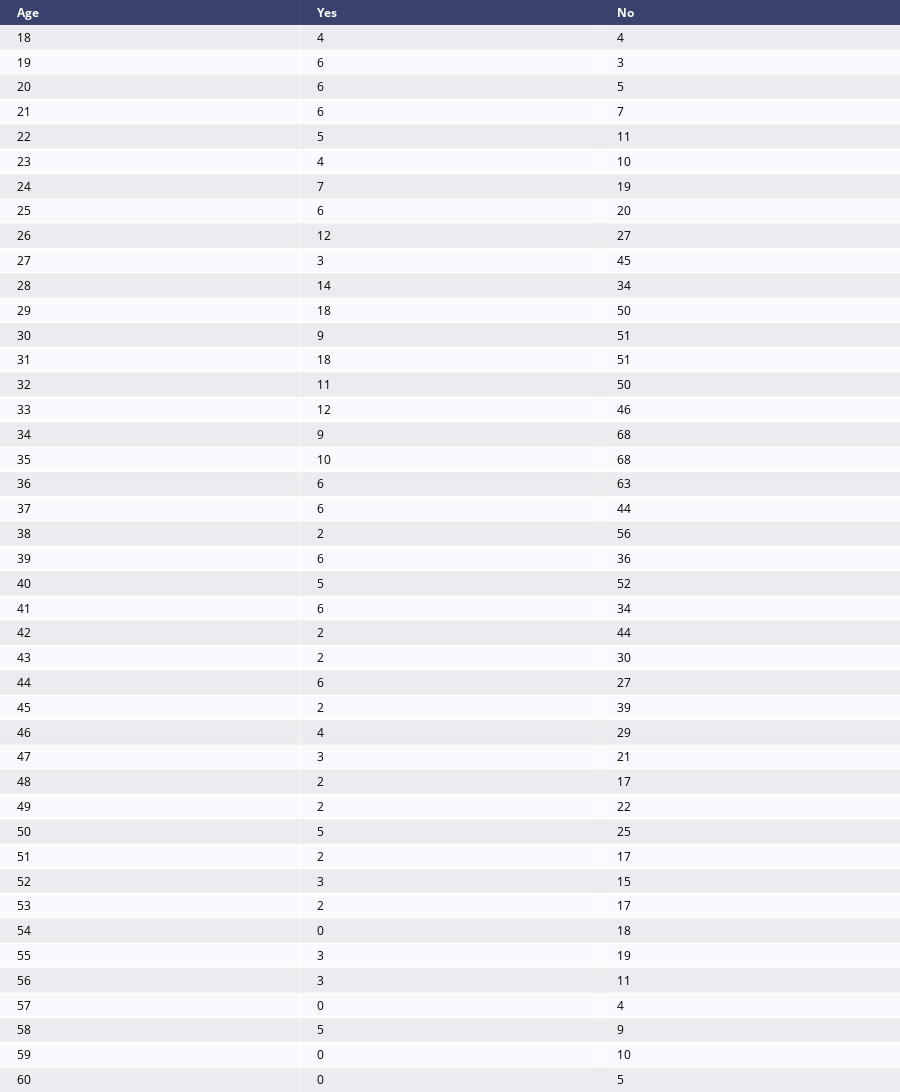

Write notebook code for a chart like this one.
### Code cell
fig = ff.create_table(age2, height_constant=60)
fig.show()

### Figure 1 — Plotly figure (JSON) as saved in the notebook; plotly's stock layout.template omitted (floating-point values rounded to 4 significant figures; data arrays with more than 128 entries replaced by an {"elided": "..."} marker saying what was removed)
{"data": [{"colorscale": [[0, "#00083e"], [0.5, "#ededee"], [1, "#ffffff"]], "hoverinfo": "none", "opacity": 0.75, "showscale": false, "type": "heatmap", "z": {"elided": "44x3 float values"}}], "layout": {"annotations": [{"align": "left", "font": {"color": "#ffffff"}, "showarrow": false, "text": "<b>Age</b>", "x": -0.45, "xanchor": "left", "xref": "x", "y": 0, "yref": "y"}, {"align": "left", "font": {"color": "#ffffff"}, "showarrow": false, "text": "<b>Yes</b>", "x": 0.55, "xanchor": "left", "xref": "x", "y": 0, "yref": "y"}, {"align": "left", "font": {"color": "#ffffff"}, "showarrow": false, "text": "<b>No</b>", "x": 1.55, "xanchor": "left", "xref": "x", "y": 0, "yref": "y"}, {"align": "left", "font": {"color": "#000000"}, "showarrow": false, "text": "18", "x": -0.45, "xanchor": "left", "xref": "x", "y": 1, "yref": "y"}, {"align": "left", "font": {"color": "#000000"}, "showarrow": false, "text": "4", "x": 0.55, "xanchor": "left", "xref": "x", "y": 1, "yref": "y"}, {"align": "left", "font": {"color": "#000000"}, "showarrow": false, "text": "4", "x": 1.55, "xanchor": "left", "xref": "x", "y": 1, "yref": "y"}, {"align": "left", "font": {"color": "#000000"}, "showarrow": false, "text": "19", "x": -0.45, "xanchor": "left", "xref": "x", "y": 2, "yref": "y"}, {"align": "left", "font": {"color": "#000000"}, "showarrow": false, "text": "6", "x": 0.55, "xanchor": "left", "xref": "x", "y": 2, "yref": "y"}, {"align": "left", "font": {"color": "#000000"}, "showarrow": false, "text": "3", "x": 1.55, "xanchor": "left", "xref": "x", "y": 2, "yref": "y"}, {"align": "left", "font": {"color": "#000000"}, "showarrow": false, "text": "20", "x": -0.45, "xanchor": "left", "xref": "x", "y": 3, "yref": "y"}, {"align": "left", "font": {"color": "#000000"}, "showarrow": false, "text": "6", "x": 0.55, "xanchor": "left", "xref": "x", "y": 3, "yref": "y"}, {"align": "left", "font": {"color": "#000000"}, "showarrow": false, "text": "5", "x": 1.55, "xanchor": "left", "xref": "x", "y": 3, "yref": "y"}, {"align": "left", "font": {"color": "#000000"}, "showarrow": false, "text": "21", "x": -0.45, "xanchor": "left", "xref": "x", "y": 4, "yref": "y"}, {"align": "left", "font": {"color": "#000000"}, "showarrow": false, "text": "6", "x": 0.55, "xanchor": "left", "xref": "x", "y": 4, "yref": "y"}, {"align": "left", "font": {"color": "#000000"}, "showarrow": false, "text": "7", "x": 1.55, "xanchor": "left", "xref": "x", "y": 4, "yref": "y"}, {"align": "left", "font": {"color": "#000000"}, "showarrow": false, "text": "22", "x": -0.45, "xanchor": "left", "xref": "x", "y": 5, "yref": "y"}, {"align": "left", "font": {"color": "#000000"}, "showarrow": false, "text": "5", "x": 0.55, "xanchor": "left", "xref": "x", "y": 5, "yref": "y"}, {"align": "left", "font": {"color": "#000000"}, "showarrow": false, "text": "11", "x": 1.55, "xanchor": "left", "xref": "x", "y": 5, "yref": "y"}, {"align": "left", "font": {"color": "#000000"}, "showarrow": false, "text": "23", "x": -0.45, "xanchor": "left", "xref": "x", "y": 6, "yref": "y"}, {"align": "left", "font": {"color": "#000000"}, "showarrow": false, "text": "4", "x": 0.55, "xanchor": "left", "xref": "x", "y": 6, "yref": "y"}, {"align": "left", "font": {"color": "#000000"}, "showarrow": false, "text": "10", "x": 1.55, "xanchor": "left", "xref": "x", "y": 6, "yref": "y"}, {"align": "left", "font": {"color": "#000000"}, "showarrow": false, "text": "24", "x": -0.45, "xanchor": "left", "xref": "x", "y": 7, "yref": "y"}, {"align": "left", "font": {"color": "#000000"}, "showarrow": false, "text": "7", "x": 0.55, "xanchor": "left", "xref": "x", "y": 7, "yref": "y"}, {"align": "left", "font": {"color": "#000000"}, "showarrow": false, "text": "19", "x": 1.55, "xanchor": "left", "xref": "x", "y": 7, "yref": "y"}, {"align": "left", "font": {"color": "#000000"}, "showarrow": false, "text": "25", "x": -0.45, "xanchor": "left", "xref": "x", "y": 8, "yref": "y"}, {"align": "left", "font": {"color": "#000000"}, "showarrow": false, "text": "6", "x": 0.55, "xanchor": "left", "xref": "x", "y": 8, "yref": "y"}, {"align": "left", "font": {"color": "#000000"}, "showarrow": false, "text": "20", "x": 1.55, "xanchor": "left", "xref": "x", "y": 8, "yref": "y"}, {"align": "left", "font": {"color": "#000000"}, "showarrow": false, "text": "26", "x": -0.45, "xanchor": "left", "xref": "x", "y": 9, "yref": "y"}, {"align": "left", "font": {"color": "#000000"}, "showarrow": false, "text": "12", "x": 0.55, "xanchor": "left", "xref": "x", "y": 9, "yref": "y"}, {"align": "left", "font": {"color": "#000000"}, "showarrow": false, "text": "27", "x": 1.55, "xanchor": "left", "xref": "x", "y": 9, "yref": "y"}, {"align": "left", "font": {"color": "#000000"}, "showarrow": false, "text": "27", "x": -0.45, "xanchor": "left", "xref": "x", "y": 10, "yref": "y"}, {"align": "left", "font": {"color": "#000000"}, "showarrow": false, "text": "3", "x": 0.55, "xanchor": "left", "xref": "x", "y": 10, "yref": "y"}, {"align": "left", "font": {"color": "#000000"}, "showarrow": false, "text": "45", "x": 1.55, "xanchor": "left", "xref": "x", "y": 10, "yref": "y"}, {"align": "left", "font": {"color": "#000000"}, "showarrow": false, "text": "28", "x": -0.45, "xanchor": "left", "xref": "x", "y": 11, "yref": "y"}, {"align": "left", "font": {"color": "#000000"}, "showarrow": false, "text": "14", "x": 0.55, "xanchor": "left", "xref": "x", "y": 11, "yref": "y"}, {"align": "left", "font": {"color": "#000000"}, "showarrow": false, "text": "34", "x": 1.55, "xanchor": "left", "xref": "x", "y": 11, "yref": "y"}, {"align": "left", "font": {"color": "#000000"}, "showarrow": false, "text": "29", "x": -0.45, "xanchor": "left", "xref": "x", "y": 12, "yref": "y"}, {"align": "left", "font": {"color": "#000000"}, "showarrow": false, "text": "18", "x": 0.55, "xanchor": "left", "xref": "x", "y": 12, "yref": "y"}, {"align": "left", "font": {"color": "#000000"}, "showarrow": false, "text": "50", "x": 1.55, "xanchor": "left", "xref": "x", "y": 12, "yref": "y"}, {"align": "left", "font": {"color": "#000000"}, "showarrow": false, "text": "30", "x": -0.45, "xanchor": "left", "xref": "x", "y": 13, "yref": "y"}, {"align": "left", "font": {"color": "#000000"}, "showarrow": false, "text": "9", "x": 0.55, "xanchor": "left", "xref": "x", "y": 13, "yref": "y"}, {"align": "left", "font": {"color": "#000000"}, "showarrow": false, "text": "51", "x": 1.55, "xanchor": "left", "xref": "x", "y": 13, "yref": "y"}, {"align": "left", "font": {"color": "#000000"}, "showarrow": false, "text": "31", "x": -0.45, "xanchor": "left", "xref": "x", "y": 14, "yref": "y"}, {"align": "left", "font": {"color": "#000000"}, "showarrow": false, "text": "18", "x": 0.55, "xanchor": "left", "xref": "x", "y": 14, "yref": "y"}, {"align": "left", "font": {"color": "#000000"}, "showarrow": false, "text": "51", "x": 1.55, "xanchor": "left", "xref": "x", "y": 14, "yref": "y"}, {"align": "left", "font": {"color": "#000000"}, "showarrow": false, "text": "32", "x": -0.45, "xanchor": "left", "xref": "x", "y": 15, "yref": "y"}, {"align": "left", "font": {"color": "#000000"}, "showarrow": false, "text": "11", "x": 0.55, "xanchor": "left", "xref": "x", "y": 15, "yref": "y"}, {"align": "left", "font": {"color": "#000000"}, "showarrow": false, "text": "50", "x": 1.55, "xanchor": "left", "xref": "x", "y": 15, "yref": "y"}, {"align": "left", "font": {"color": "#000000"}, "showarrow": false, "text": "33", "x": -0.45, "xanchor": "left", "xref": "x", "y": 16, "yref": "y"}, {"align": "left", "font": {"color": "#000000"}, "showarrow": false, "text": "12", "x": 0.55, "xanchor": "left", "xref": "x", "y": 16, "yref": "y"}, {"align": "left", "font": {"color": "#000000"}, "showarrow": false, "text": "46", "x": 1.55, "xanchor": "left", "xref": "x", "y": 16, "yref": "y"}, {"align": "left", "font": {"color": "#000000"}, "showarrow": false, "text": "34", "x": -0.45, "xanchor": "left", "xref": "x", "y": 17, "yref": "y"}, {"align": "left", "font": {"color": "#000000"}, "showarrow": false, "text": "9", "x": 0.55, "xanchor": "left", "xref": "x", "y": 17, "yref": "y"}, {"align": "left", "font": {"color": "#000000"}, "showarrow": false, "text": "68", "x": 1.55, "xanchor": "left", "xref": "x", "y": 17, "yref": "y"}, {"align": "left", "font": {"color": "#000000"}, "showarrow": false, "text": "35", "x": -0.45, "xanchor": "left", "xref": "x", "y": 18, "yref": "y"}, {"align": "left", "font": {"color": "#000000"}, "showarrow": false, "text": "10", "x": 0.55, "xanchor": "left", "xref": "x", "y": 18, "yref": "y"}, {"align": "left", "font": {"color": "#000000"}, "showarrow": false, "text": "68", "x": 1.55, "xanchor": "left", "xref": "x", "y": 18, "yref": "y"}, {"align": "left", "font": {"color": "#000000"}, "showarrow": false, "text": "36", "x": -0.45, "xanchor": "left", "xref": "x", "y": 19, "yref": "y"}, {"align": "left", "font": {"color": "#000000"}, "showarrow": false, "text": "6", "x": 0.55, "xanchor": "left", "xref": "x", "y": 19, "yref": "y"}, {"align": "left", "font": {"color": "#000000"}, "showarrow": false, "text": "63", "x": 1.55, "xanchor": "left", "xref": "x", "y": 19, "yref": "y"}, {"align": "left", "font": {"color": "#000000"}, "showarrow": false, "text": "37", "x": -0.45, "xanchor": "left", "xref": "x", "y": 20, "yref": "y"}, {"align": "left", "font": {"color": "#000000"}, "showarrow": false, "text": "6", "x": 0.55, "xanchor": "left", "xref": "x", "y": 20, "yref": "y"}, {"align": "left", "font": {"color": "#000000"}, "showarrow": false, "text": "44", "x": 1.55, "xanchor": "left", "xref": "x", "y": 20, "yref": "y"}, {"align": "left", "font": {"color": "#000000"}, "showarrow": false, "text": "38", "x": -0.45, "xanchor": "left", "xref": "x", "y": 21, "yref": "y"}, {"align": "left", "font": {"color": "#000000"}, "showarrow": false, "text": "2", "x": 0.55, "xanchor": "left", "xref": "x", "y": 21, "yref": "y"}, {"align": "left", "font": {"color": "#000000"}, "showarrow": false, "text": "56", "x": 1.55, "xanchor": "left", "xref": "x", "y": 21, "yref": "y"}, {"align": "left", "font": {"color": "#000000"}, "showarrow": false, "text": "39", "x": -0.45, "xanchor": "left", "xref": "x", "y": 22, "yref": "y"}, {"align": "left", "font": {"color": "#000000"}, "showarrow": false, "text": "6", "x": 0.55, "xanchor": "left", "xref": "x", "y": 22, "yref": "y"}, {"align": "left", "font": {"color": "#000000"}, "showarrow": false, "text": "36", "x": 1.55, "xanchor": "left", "xref": "x", "y": 22, "yref": "y"}, {"align": "left", "font": {"color": "#000000"}, "showarrow": false, "text": "40", "x": -0.45, "xanchor": "left", "xref": "x", "y": 23, "yref": "y"}, {"align": "left", "font": {"color": "#000000"}, "showarrow": false, "text": "5", "x": 0.55, "xanchor": "left", "xref": "x", "y": 23, "yref": "y"}, {"align": "left", "font": {"color": "#000000"}, "showarrow": false, "text": "52", "x": 1.55, "xanchor": "left", "xref": "x", "y": 23, "yref": "y"}, {"align": "left", "font": {"color": "#000000"}, "showarrow": false, "text": "41", "x": -0.45, "xanchor": "left", "xref": "x", "y": 24, "yref": "y"}, {"align": "left", "font": {"color": "#000000"}, "showarrow": false, "text": "6", "x": 0.55, "xanchor": "left", "xref": "x", "y": 24, "yref": "y"}, {"align": "left", "font": {"color": "#000000"}, "showarrow": false, "text": "34", "x": 1.55, "xanchor": "left", "xref": "x", "y": 24, "yref": "y"}, {"align": "left", "font": {"color": "#000000"}, "showarrow": false, "text": "42", "x": -0.45, "xanchor": "left", "xref": "x", "y": 25, "yref": "y"}, {"align": "left", "font": {"color": "#000000"}, "showarrow": false, "text": "2", "x": 0.55, "xanchor": "left", "xref": "x", "y": 25, "yref": "y"}, {"align": "left", "font": {"color": "#000000"}, "showarrow": false, "text": "44", "x": 1.55, "xanchor": "left", "xref": "x", "y": 25, "yref": "y"}, {"align": "left", "font": {"color": "#000000"}, "showarrow": false, "text": "43", "x": -0.45, "xanchor": "left", "xref": "x", "y": 26, "yref": "y"}, {"align": "left", "font": {"color": "#000000"}, "showarrow": false, "text": "2", "x": 0.55, "xanchor": "left", "xref": "x", "y": 26, "yref": "y"}, {"align": "left", "font": {"color": "#000000"}, "showarrow": false, "text": "30", "x": 1.55, "xanchor": "left", "xref": "x", "y": 26, "yref": "y"}, {"align": "left", "font": {"color": "#000000"}, "showarrow": false, "text": "44", "x": -0.45, "xanchor": "left", "xref": "x", "y": 27, "yref": "y"}, {"align": "left", "font": {"color": "#000000"}, "showarrow": false, "text": "6", "x": 0.55, "xanchor": "left", "xref": "x", "y": 27, "yref": "y"}, {"align": "left", "font": {"color": "#000000"}, "showarrow": false, "text": "27", "x": 1.55, "xanchor": "left", "xref": "x", "y": 27, "yref": "y"}, {"align": "left", "font": {"color": "#000000"}, "showarrow": false, "text": "45", "x": -0.45, "xanchor": "left", "xref": "x", "y": 28, "yref": "y"}, {"align": "left", "font": {"color": "#000000"}, "showarrow": false, "text": "2", "x": 0.55, "xanchor": "left", "xref": "x", "y": 28, "yref": "y"}, {"align": "left", "font": {"color": "#000000"}, "showarrow": false, "text": "39", "x": 1.55, "xanchor": "left", "xref": "x", "y": 28, "yref": "y"}, {"align": "left", "font": {"color": "#000000"}, "showarrow": false, "text": "46", "x": -0.45, "xanchor": "left", "xref": "x", "y": 29, "yref": "y"}, {"align": "left", "font": {"color": "#000000"}, "showarrow": false, "text": "4", "x": 0.55, "xanchor": "left", "xref": "x", "y": 29, "yref": "y"}, {"align": "left", "font": {"color": "#000000"}, "showarrow": false, "text": "29", "x": 1.55, "xanchor": "left", "xref": "x", "y": 29, "yref": "y"}, {"align": "left", "font": {"color": "#000000"}, "showarrow": false, "text": "47", "x": -0.45, "xanchor": "left", "xref": "x", "y": 30, "yref": "y"}, {"align": "left", "font": {"color": "#000000"}, "showarrow": false, "text": "3", "x": 0.55, "xanchor": "left", "xref": "x", "y": 30, "yref": "y"}, {"align": "left", "font": {"color": "#000000"}, "showarrow": false, "text": "21", "x": 1.55, "xanchor": "left", "xref": "x", "y": 30, "yref": "y"}, {"align": "left", "font": {"color": "#000000"}, "showarrow": false, "text": "48", "x": -0.45, "xanchor": "left", "xref": "x", "y": 31, "yref": "y"}, {"align": "left", "font": {"color": "#000000"}, "showarrow": false, "text": "2", "x": 0.55, "xanchor": "left", "xref": "x", "y": 31, "yref": "y"}, {"align": "left", "font": {"color": "#000000"}, "showarrow": false, "text": "17", "x": 1.55, "xanchor": "left", "xref": "x", "y": 31, "yref": "y"}, {"align": "left", "font": {"color": "#000000"}, "showarrow": false, "text": "49", "x": -0.45, "xanchor": "left", "xref": "x", "y": 32, "yref": "y"}, {"align": "left", "font": {"color": "#000000"}, "showarrow": false, "text": "2", "x": 0.55, "xanchor": "left", "xref": "x", "y": 32, "yref": "y"}, {"align": "left", "font": {"color": "#000000"}, "showarrow": false, "text": "22", "x": 1.55, "xanchor": "left", "xref": "x", "y": 32, "yref": "y"}, {"align": "left", "font": {"color": "#000000"}, "showarrow": false, "text": "50", "x": -0.45, "xanchor": "left", "xref": "x", "y": 33, "yref": "y"}, {"align": "left", "font": {"color": "#000000"}, "showarrow": false, "text": "5", "x": 0.55, "xanchor": "left", "xref": "x", "y": 33, "yref": "y"}, {"align": "left", "font": {"color": "#000000"}, "showarrow": false, "text": "25", "x": 1.55, "xanchor": "left", "xref": "x", "y": 33, "yref": "y"}, {"align": "left", "font": {"color": "#000000"}, "showarrow": false, "text": "51", "x": -0.45, "xanchor": "left", "xref": "x", "y": 34, "yref": "y"}, {"align": "left", "font": {"color": "#000000"}, "showarrow": false, "text": "2", "x": 0.55, "xanchor": "left", "xref": "x", "y": 34, "yref": "y"}, {"align": "left", "font": {"color": "#000000"}, "showarrow": false, "text": "17", "x": 1.55, "xanchor": "left", "xref": "x", "y": 34, "yref": "y"}, {"align": "left", "font": {"color": "#000000"}, "showarrow": false, "text": "52", "x": -0.45, "xanchor": "left", "xref": "x", "y": 35, "yref": "y"}, {"align": "left", "font": {"color": "#000000"}, "showarrow": false, "text": "3", "x": 0.55, "xanchor": "left", "xref": "x", "y": 35, "yref": "y"}, {"align": "left", "font": {"color": "#000000"}, "showarrow": false, "text": "15", "x": 1.55, "xanchor": "left", "xref": "x", "y": 35, "yref": "y"}, {"align": "left", "font": {"color": "#000000"}, "showarrow": false, "text": "53", "x": -0.45, "xanchor": "left", "xref": "x", "y": 36, "yref": "y"}, {"align": "left", "font": {"color": "#000000"}, "showarrow": false, "text": "2", "x": 0.55, "xanchor": "left", "xref": "x", "y": 36, "yref": "y"}, {"align": "left", "font": {"color": "#000000"}, "showarrow": false, "text": "17", "x": 1.55, "xanchor": "left", "xref": "x", "y": 36, "yref": "y"}, {"align": "left", "font": {"color": "#000000"}, "showarrow": false, "text": "54", "x": -0.45, "xanchor": "left", "xref": "x", "y": 37, "yref": "y"}, {"align": "left", "font": {"color": "#000000"}, "showarrow": false, "text": "0", "x": 0.55, "xanchor": "left", "xref": "x", "y": 37, "yref": "y"}, {"align": "left", "font": {"color": "#000000"}, "showarrow": false, "text": "18", "x": 1.55, "xanchor": "left", "xref": "x", "y": 37, "yref": "y"}, {"align": "left", "font": {"color": "#000000"}, "showarrow": false, "text": "55", "x": -0.45, "xanchor": "left", "xref": "x", "y": 38, "yref": "y"}, {"align": "left", "font": {"color": "#000000"}, "showarrow": false, "text": "3", "x": 0.55, "xanchor": "left", "xref": "x", "y": 38, "yref": "y"}, {"align": "left", "font": {"color": "#000000"}, "showarrow": false, "text": "19", "x": 1.55, "xanchor": "left", "xref": "x", "y": 38, "yref": "y"}, {"align": "left", "font": {"color": "#000000"}, "showarrow": false, "text": "56", "x": -0.45, "xanchor": "left", "xref": "x", "y": 39, "yref": "y"}, {"align": "left", "font": {"color": "#000000"}, "showarrow": false, "text": "3", "x": 0.55, "xanchor": "left", "xref": "x", "y": 39, "yref": "y"}, {"align": "left", "font": {"color": "#000000"}, "showarrow": false, "text": "11", "x": 1.55, "xanchor": "left", "xref": "x", "y": 39, "yref": "y"}, {"align": "left", "font": {"color": "#000000"}, "showarrow": false, "text": "57", "x": -0.45, "xanchor": "left", "xref": "x", "y": 40, "yref": "y"}, {"align": "left", "font": {"color": "#000000"}, "showarrow": false, "text": "0", "x": 0.55, "xanchor": "left", "xref": "x", "y": 40, "yref": "y"}, {"align": "left", "font": {"color": "#000000"}, "showarrow": false, "text": "4", "x": 1.55, "xanchor": "left", "xref": "x", "y": 40, "yref": "y"}, {"align": "left", "font": {"color": "#000000"}, "showarrow": false, "text": "58", "x": -0.45, "xanchor": "left", "xref": "x", "y": 41, "yref": "y"}, {"align": "left", "font": {"color": "#000000"}, "showarrow": false, "text": "5", "x": 0.55, "xanchor": "left", "xref": "x", "y": 41, "yref": "y"}, {"align": "left", "font": {"color": "#000000"}, "showarrow": false, "text": "9", "x": 1.55, "xanchor": "left", "xref": "x", "y": 41, "yref": "y"}, {"align": "left", "font": {"color": "#000000"}, "showarrow": false, "text": "59", "x": -0.45, "xanchor": "left", "xref": "x", "y": 42, "yref": "y"}, {"align": "left", "font": {"color": "#000000"}, "showarrow": false, "text": "0", "x": 0.55, "xanchor": "left", "xref": "x", "y": 42, "yref": "y"}, {"align": "left", "font": {"color": "#000000"}, "showarrow": false, "text": "10", "x": 1.55, "xanchor": "left", "xref": "x", "y": 42, "yref": "y"}, {"align": "left", "font": {"color": "#000000"}, "showarrow": false, "text": "60", "x": -0.45, "xanchor": "left", "xref": "x", "y": 43, "yref": "y"}, {"align": "left", "font": {"color": "#000000"}, "showarrow": false, "text": "0", "x": 0.55, "xanchor": "left", "xref": "x", "y": 43, "yref": "y"}, {"align": "left", "font": {"color": "#000000"}, "showarrow": false, "text": "5", "x": 1.55, "xanchor": "left", "xref": "x", "y": 43, "yref": "y"}], "height": 2690, "margin": {"b": 0, "l": 0, "r": 0, "t": 0}, "xaxis": {"dtick": 1, "gridwidth": 2, "showticklabels": false, "tick0": -0.5, "ticks": "", "zeroline": false}, "yaxis": {"autorange": "reversed", "dtick": 1, "gridwidth": 2, "showticklabels": false, "tick0": 0.5, "ticks": "", "zeroline": false}}}
